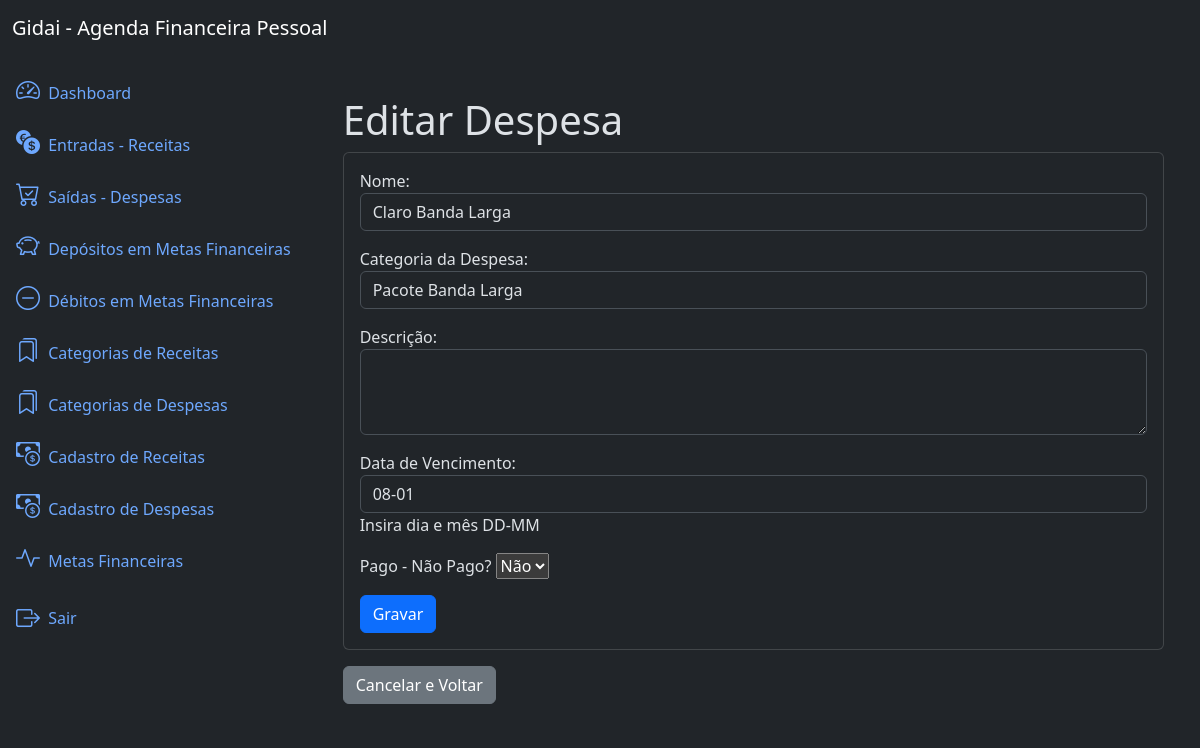
Screenshot of /expenses/7/update/ (signed in) with the database file from the repository.
### expenses/models.py (models this page shows, shortened)
class Expense(models.Model):
    name = models.CharField(max_length=200)
    kindexpense = models.ForeignKey(KindExpense, on_delete=models.PROTECT, name='expenses')
    description = models.TextField(null=True, blank=True)
    duedate = models.CharField(max_length=5, validators=[validate_day_month], help_text="Insira dia e mês DD-MM")
    paid = models.BooleanField(default=True)
    value = models.DecimalField(max_digits=20, decimal_places=2, blank=True, null=True, default=0.00)
    class Meta:
        ordering = ['name']

### kindexpenses/models.py (models this page shows)
class KindExpense(models.Model):
    name = models.CharField(max_length=100)
    description = models.TextField(blank=True, null=True)
    class Meta:
        ordering = ['name']
    def __str__(self):
        return self.name

### expenses/views.py (the view)
# urls.py: path('expenses/<int:pk>/update/', views.ExpenseUpdateView.as_view(), name='expense_update'),
class ExpenseUpdateView(LoginRequiredMixin, UpdateView):
    model = models.Expense
    template_name = 'expense_update.html'
    form_class = forms.ExpenseForm
    success_url = reverse_lazy('expense_list')

### expenses/forms.py
class ExpenseForm(forms.ModelForm):
    class Meta:
        model = models.Expense
        fields = ['name',  'expenses', 'description', 'duedate', 'paid', ]
        widgets = {
            'name': forms.TextInput(attrs={'class': 'form-control'}),
            'expenses': forms.Select(attrs={'class': 'form-control'}),
            'description': forms.Textarea(attrs={'class': 'form-control', 'rows': 3}),
            'duedate': forms.TextInput(attrs={'placeholder': 'DD-MM','class': 'form-control' }),
            'paid': forms.Select(choices=[(True, 'Sim'), (False, 'Não')]),
        }
        labels = {
            'name': 'Nome',
            'expenses': 'Categoria da Despesa',
            'description': 'Descrição',
            'duedate': 'Data de Vencimento',
            'paid': 'Pago - Não Pago?',
        }

### expenses/templates/expense_update.html (shortened to what this page needs)
{% extends 'base.html'  %}
{% block content %}
<div class="container mt-4">
    <h3 class="display-6">Editar Despesa</h3>
    <div class="card">
        <div class="card-body">
            <form method="post" class="form">
                {{form.as_p}}
                <button type="submit" class="btn btn-primary"> Gravar </button>
            </form>
        </div>
    </div>
    <a href="{% url 'expense_list' %}" class="btn btn-secondary mt-3">Cancelar e Voltar</a>
</div>
{% endblock %}

### rows the page displays
Expense: name "Claro Banda Larga", expenses "Pacote Banda Larga", duedate "08-01", paid "Não"
